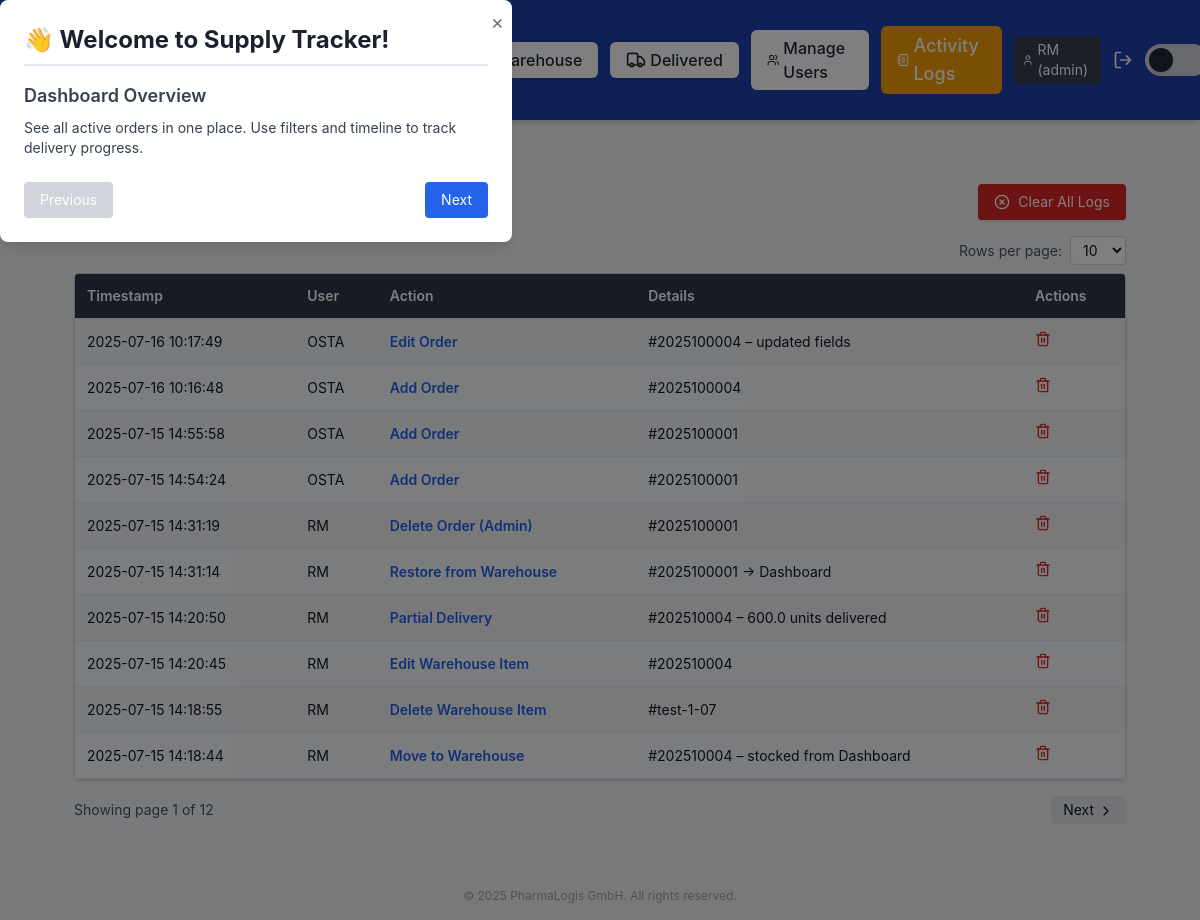
Page /activity_logs (signed in) on the earlier database version.
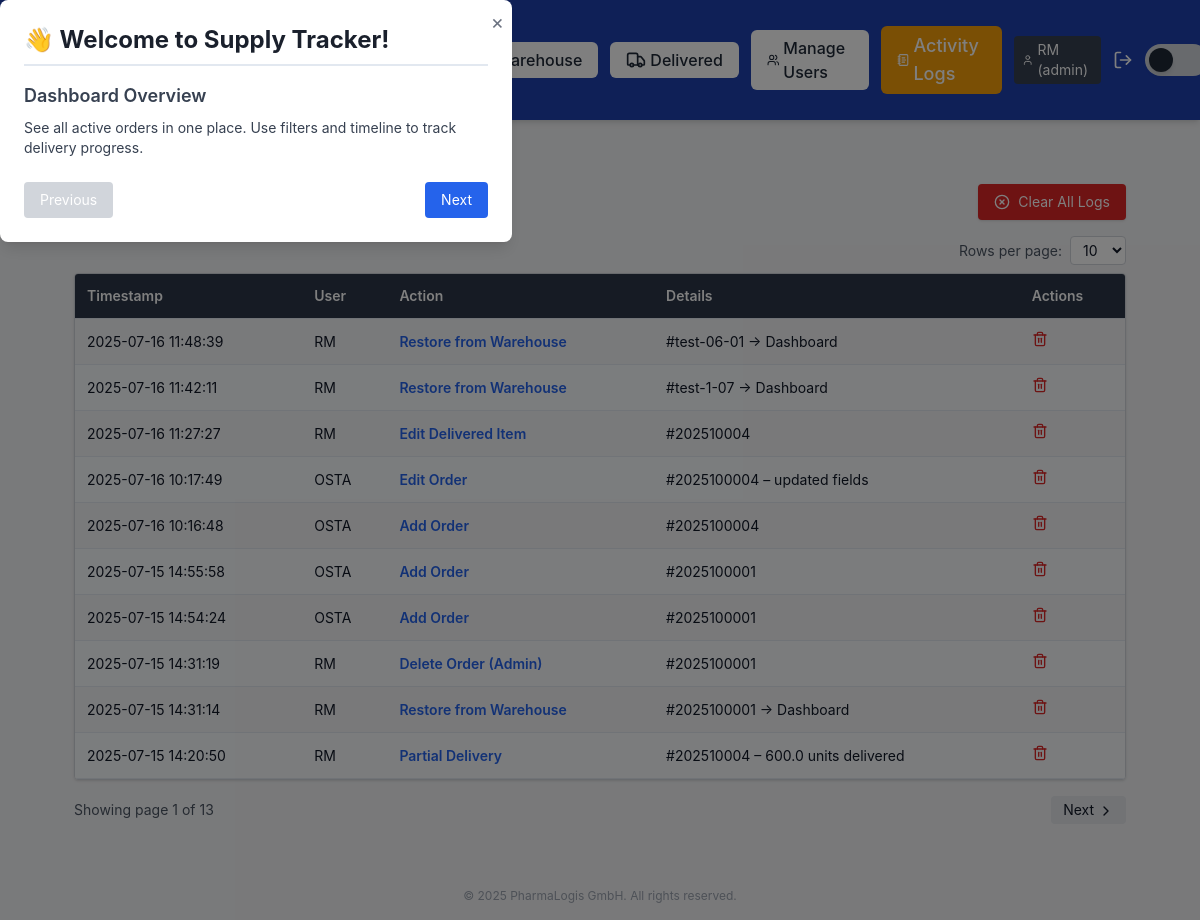
Same page on the later database version.
### app/models.py (models this page shows, shortened)
class ActivityLog(db.Model):
    id = db.Column(db.Integer, primary_key=True)
    user_id = db.Column(db.Integer, db.ForeignKey('user.id'))
    action = db.Column(db.String(100))
    details = db.Column(db.Text)
    timestamp = db.Column(db.DateTime, default=datetime.utcnow)
    user = db.relationship('User')

class User(db.Model):
    id = db.Column(db.Integer, primary_key=True)
    username = db.Column(db.String(100), unique=True, nullable=False)
    password_hash = db.Column(db.String(128))
    role = db.Column(db.String(50), default='user')

### app/routes/activity_routes.py (the view)
@activity_bp.route('/activity_logs')
@login_required
@role_required('admin')
def activity_logs():
    page = request.args.get('page', 1, type=int)
    per_page = request.args.get('per_page', 10, type=int)
    pagination = ActivityLog.query.order_by(ActivityLog.timestamp.desc()).paginate(page=page, per_page=per_page)
    logs = pagination.items
    return render_template("activity_logs.html", logs=logs, pagination=pagination, per_page=per_page)

### app/roles.py (called while the page is built)
def role_required(required_role):
    def decorator(f):
        @wraps(f)
        def wrapped(*args, **kwargs):
            if str(current_user.role).lower() != required_role.lower():
                flash("You do not have access to this page.", "danger")
                return redirect(url_for('dashboard.dashboard'))
            return f(*args, **kwargs)
        return wrapped
    return decorator

### app/routes/__init__.py (called while the page is built)
def inject_globals():
    return dict(current_user=current_user, current_path=request.path)

### app/templates/activity_logs.html (shortened to what this page needs)
{% extends "base.html" %}
{% block body %}
<div class="p-6">
  <div class="flex items-center justify-between mb-4">
    <h1 class="text-2xl font-bold flex items-center gap-2">
    </h1>
    <form method="POST" action="{{ url_for('activity.clear_logs') }}" onsubmit="return confirm('Clear ALL logs?')">
      <button type="submit"
              class="flex items-center gap-2 bg-red-600 hover:bg-red-700 text-white px-4 py-2 rounded shadow text-sm">
        <i data-lucide="x-circle" class="w-4 h-4"></i>
        Clear All Logs
      </button>
    </form>
  </div>
  <div class="flex justify-end mb-2">
    <form method="get" class="flex items-center gap-2">
      <label for="per_page" class="text-sm text-gray-600 dark:text-gray-300">Rows per page:</label>
      <select name="per_page" id="per_page" onchange="this.form.submit()"
              class="px-2 py-1 rounded border border-gray-300 dark:border-gray-600 bg-white dark:bg-gray-800 text-sm">
        <option value="10" {% if per_page == 10 %}selected{% endif %}>10</option>
      </select>
    </form>
  </div>
  {% if logs %}
  <div class="overflow-x-auto rounded shadow border border-gray-300 dark:border-gray-700">
    <table class="min-w-full text-sm">
      <thead class="bg-gray-100 dark:bg-gray-800 text-gray-800 dark:text-gray-200">
        <tr>
          <th class="p-3 text-left">Timestamp</th>
          <th class="p-3 text-left">User</th>
          <th class="p-3 text-left">Action</th>
          <th class="p-3 text-left">Details</th>
          <th class="p-3 text-left">Actions</th>
        </tr>
      </thead>
      <tbody class="text-gray-900 dark:text-gray-100">
        {% for log in logs %}
        <tr class="border-t border-gray-200 dark:border-gray-700 hover:bg-gray-50 dark:bg-gray-800 dark:hover:bg-gray-700">
          <td class="p-3">{{ log.timestamp.strftime('%Y-%m-%d %H:%M:%S') }}</td>
          <td class="p-3">{{ log.user.username if log.user else 'System' }}</td>
          <td class="p-3 font-semibold text-blue-600">{{ log.action }}</td>
          <td class="p-3">{{ log.details }}</td>
          <td class="p-3">
            <form method="POST" action="{{ url_for('activity.delete_log', log_id=log.id) }}"
                  onsubmit="return confirm('Delete this log entry?')">
              <button type="submit" title="Delete entry" class="text-red-600 hover:text-red-800">
                <i data-lucide="trash-2" class="w-4 h-4"></i>
              </button>
            </form>
          </td>
        </tr>
        {% endfor %}
      </tbody>
    </table>
  </div>
  <div class="mt-4 flex justify-between items-center">
    <div class="text-sm text-gray-600 dark:text-gray-300">
      Showing page {{ pagination.page }} of {{ pagination.pages }}
    </div>
    <div class="flex gap-2">
      {% if pagination.has_next %}
      <a href="{{ url_for('activity.activity_logs', page=pagination.next_num, per_page=per_page) }}"
         class="px-3 py-1 bg-gray-200 dark:bg-gray-700 rounded hover:bg-gray-300 text-sm">
         Next <i data-lucide="chevron-right" class="inline w-4 h-4 align-middle"></i>
      </a>
      {% endif %}
    </div>
  </div>
  {% else %}
    <p class="text-gray-600 dark:text-gray-300">No activity logged yet.</p>
  {% endif %}
</div>
{% endblock %}

Differences in the rows shown:
no longer on this page (row unchanged): ActivityLog: timestamp "2025-07-15 14:20:45", user "RM", action "Edit Warehouse Item", details "#202510004"
no longer on this page (row unchanged): ActivityLog: timestamp "2025-07-15 14:18:55", user "RM", action "Delete Warehouse Item", details "#test-1-07"
no longer on this page (row unchanged): ActivityLog: timestamp "2025-07-15 14:18:44", user "RM", action "Move to Warehouse", details "#202510004 – stocked from Dashboard"
added ActivityLog: timestamp "2025-07-16 11:48:39", user "RM", action "Restore from Warehouse", details "#test-06-01 → Dashboard"
added ActivityLog: timestamp "2025-07-16 11:42:11", user "RM", action "Restore from Warehouse", details "#test-1-07 → Dashboard"
added ActivityLog: timestamp "2025-07-16 11:27:27", user "RM", action "Edit Delivered Item", details "#202510004"
Other differences:
{{ pagination.pages }}: "12" → "13"
